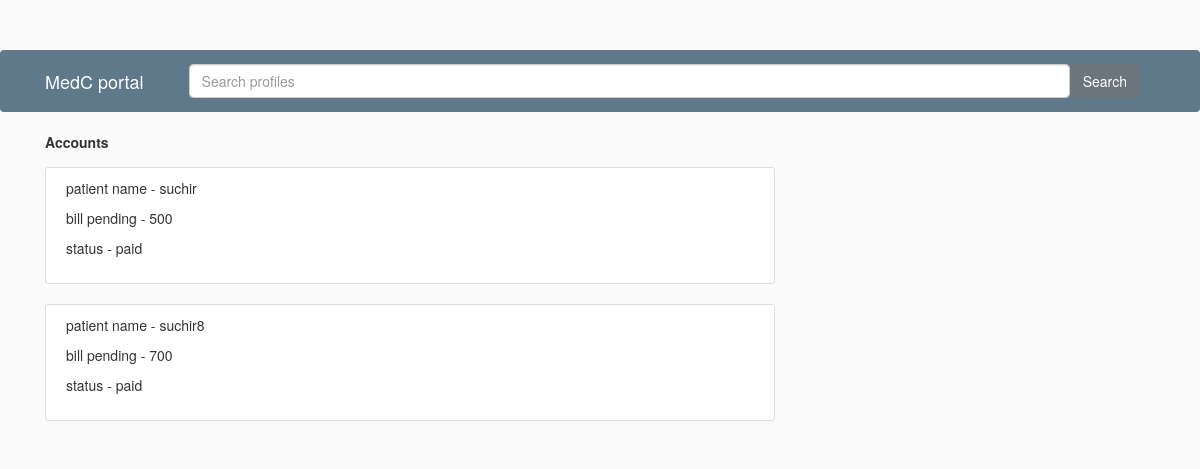
The page /account_list/ on the database its author committed.
### user_profile/models.py (models this page shows)
class Account(models.Model):
    patient = models.ForeignKey(User, related_name='accounts', on_delete=models.CASCADE)
    bill = models.IntegerField(default=0)
    status = models.CharField(max_length=50, default='pending')

### users/models.py (models this page shows)
class User(AbstractUser):
    is_staff = models.BooleanField('Is staff', default=False)
    is_patient = models.BooleanField('Is patient', default=True)

### user_profile/views.py (the view)
# urls.py: path('account_list/', views.AccountListView.as_view(), name='account-list'),
class AccountListView(ListView):
    model = Account
    template_name = 'users/accounts.html'
    context_object_name = 'accounts'

### users/templates/users/accounts.html (shortened to what this page needs)
{% extends "users/base.html" %}
{% block content %}
    <b>Accounts</b>
    <br>
 {% for account in accounts %}
    <article class="media content-section">
       <div class="media-body">
           <p class="article-content" > patient name - {{ account.patient }}</p>
           <p class="article-content">bill pending - {{ account.bill }}</p>
           <p class="article-content">status - {{ account.status }}</p>
       </div>
     </article>
   {% endfor %}
{% endblock content %}

### users/static/users/main.css (style rules this page uses)
body { background: #fafafa; color: #333333; margin-top: 5rem; }
.content-section { background: #ffffff; padding: 10px 20px; border: 1px solid #dddddd; border-radius: 3px; margin-bottom: 20px; }
.article-content { white-space: pre-line; }

### rows shown on the page
Account: patient "suchir", bill "500", status "paid"
Account: patient "suchir8", bill "700", status "paid"
